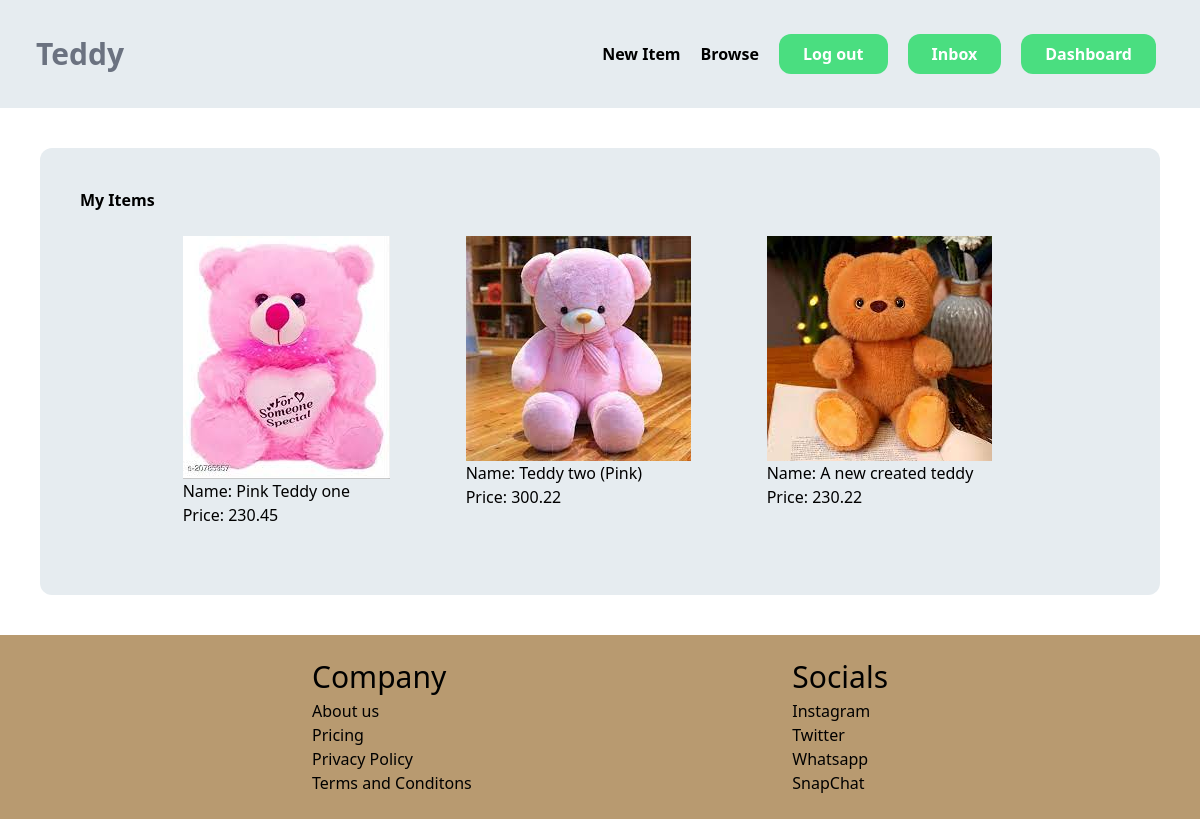
Page /dashboard/ (signed in) on the committed database.
### products/models.py (models this page shows, shortened)
class Product(models.Model):
    category = models.ForeignKey(Category, related_name="products", on_delete=models.CASCADE)
    name = models.CharField(max_length=255)
    price = models.FloatField()
    description = models.TextField(blank=True, null=True)
    image = models.ImageField(upload_to="Product_images")
    is_sold = models.BooleanField(default=False)
    created_by = models.ForeignKey(User, null=True, related_name="products", on_delete=models.CASCADE)
    created_at = models.DateTimeField(auto_now_add=True)
    modified_at = models.DateTimeField(auto_now=True)

### products/views.py (the view)
# urls.py: path("dashboard/", views.dashboard, name="dashboard"),
@login_required
def dashboard(request):
    products = Product.objects.filter(created_by=request.user)
    return render(request, "products/dashboard.html", {
        "products": products
    })

### products/templates/products/dashboard.html (shortened to what this page needs)
{% extends 'products/base.html' %}
{% block content %}
<div class="bg-[#e6ecf0] p-10 m-10 flex rounded-xl">
    <h5 class="font-semibold mb-5"> My Items </h5>
    {% for product in products %}
    <a href="{% url 'products:detail' product.id %}" class="mt-5 mr-5">
       <div class="m-7">
          <img src="{{ product.image.url }}" >
          <p>Name: {{ product.name }} </p>
          <p>Price: {{ product.price }} </p>
       </div>
    </a>
    {% endfor %}
</div>
{% endblock %}

### rows in the picture
Product: image (picture), name "Pink Teddy one", price "230.45"
Product: image (picture), name "Teddy two (Pink)", price "300.22"
Product: image (picture), name "A new created teddy", price "230.22"
